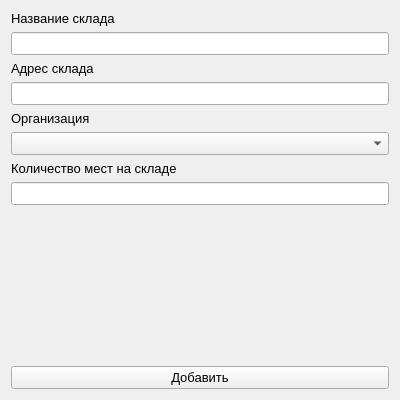
<?xml version="1.0" encoding="UTF-8"?>
<ui version="4.0">
 <class>add_wh</class>
 <widget class="QWidget" name="add_wh">
  <property name="geometry">
   <rect>
    <x>0</x>
    <y>0</y>
    <width>400</width>
    <height>400</height>
   </rect>
  </property>
  <property name="font">
   <font>
    <pointsize>10</pointsize>
   </font>
  </property>
  <property name="windowTitle">
   <string>Form</string>
  </property>
  <layout class="QGridLayout" name="gridLayout">
   <item row="0" column="0">
    <widget class="QLabel" name="lable">
     <property name="text">
      <string>Название склада</string>
     </property>
    </widget>
   </item>
   <item row="1" column="0">
    <widget class="QLineEdit" name="name_wh"/>
   </item>
   <item row="2" column="0">
    <widget class="QLabel" name="label_2">
     <property name="text">
      <string>Адрес склада</string>
     </property>
    </widget>
   </item>
   <item row="3" column="0">
    <widget class="QLineEdit" name="addr_wh"/>
   </item>
   <item row="4" column="0">
    <widget class="QLabel" name="label_3">
     <property name="text">
      <string>Организация</string>
     </property>
    </widget>
   </item>
   <item row="5" column="0">
    <widget class="QComboBox" name="comboBox"/>
   </item>
   <item row="6" column="0">
    <widget class="QLabel" name="label_4">
     <property name="text">
      <string>Количество мест на складе</string>
     </property>
    </widget>
   </item>
   <item row="7" column="0">
    <widget class="QLineEdit" name="space_wh"/>
   </item>
   <item row="8" column="0">
    <spacer name="verticalSpacer">
     <property name="orientation">
      <enum>Qt::Vertical</enum>
     </property>
     <property name="sizeHint" stdset="0">
      <size>
       <width>20</width>
       <height>76</height>
      </size>
     </property>
    </spacer>
   </item>
   <item row="9" column="0">
    <widget class="QPushButton" name="add_wh_button">
     <property name="text">
      <string>Добавить</string>
     </property>
    </widget>
   </item>
  </layout>
 </widget>
 <resources/>
 <connections/>
</ui>
